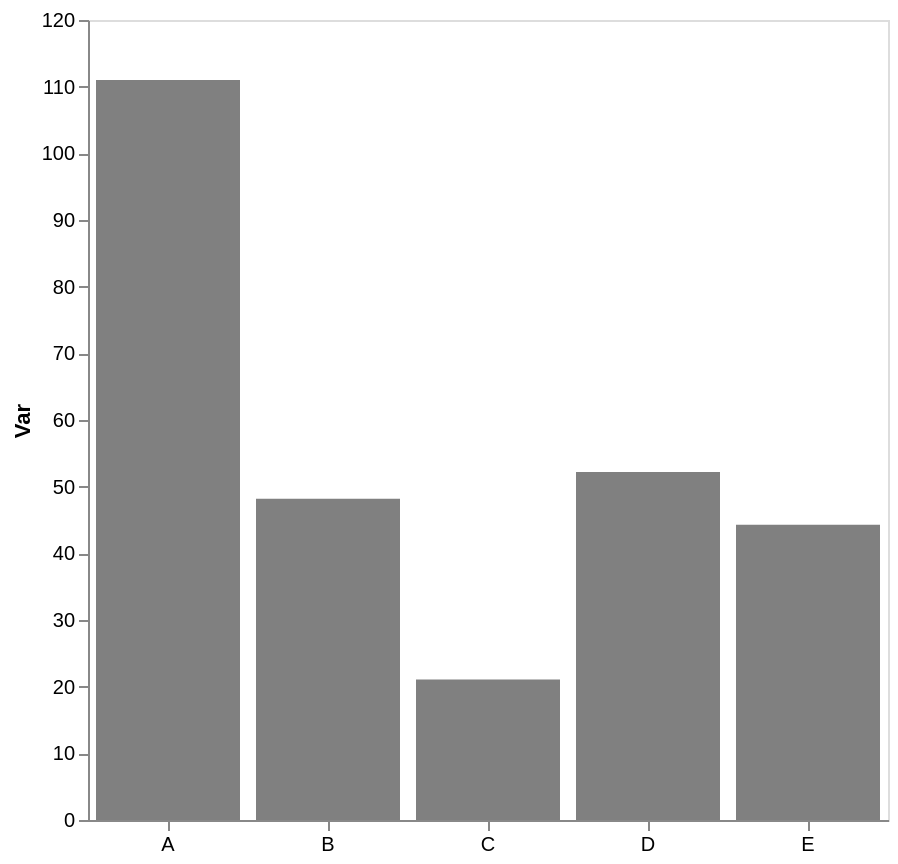

The Vega-Lite source for this figure:
### Vega-Lite specification from a JSON file in a GitHub repository (floating-point values rounded to 4 significant figures)
{"config": {"view": {"continuousWidth": 300, "continuousHeight": 300}, "axis": {"grid": false}, "bar": {"color": "gray"}}, "data": {"name": "data-4b07f16f520468b58f78537fe0f1862a"}, "mark": {"type": "bar"}, "encoding": {"x": {"axis": {"labelAngle": 0, "title": null}, "field": "cat", "type": "nominal"}, "y": {"aggregate": "mean", "axis": {"title": "Var"}, "field": "var1", "type": "quantitative"}}, "height": 400, "width": 400, "$schema": "https://vega.github.io/schema/vega-lite/v5.17.0.json", "datasets": {"data-4b07f16f520468b58f78537fe0f1862a": [{"cat": "D", "var1": 60.94, "var2": 42.61}, {"cat": "A", "var1": 103.2, "var2": 48.91}, {"cat": "D", "var1": 43.04, "var2": 51.67}, {"cat": "E", "var1": 44.3, "var2": 67.23}, {"cat": "D", "var1": 52.67, "var2": 40.57}, {"cat": "B", "var1": 51.79, "var2": 61.83}, {"cat": "B", "var1": 43.44, "var2": 41.85}, {"cat": "A", "var1": 118.8, "var2": 56.03}, {"cat": "C", "var1": 19.95, "var2": 60.5}, {"cat": "B", "var1": 65.38, "var2": 49.99}, {"cat": "B", "var1": 32.18, "var2": 46.37}, {"cat": "C", "var1": 22.16, "var2": 33.84}]}}
